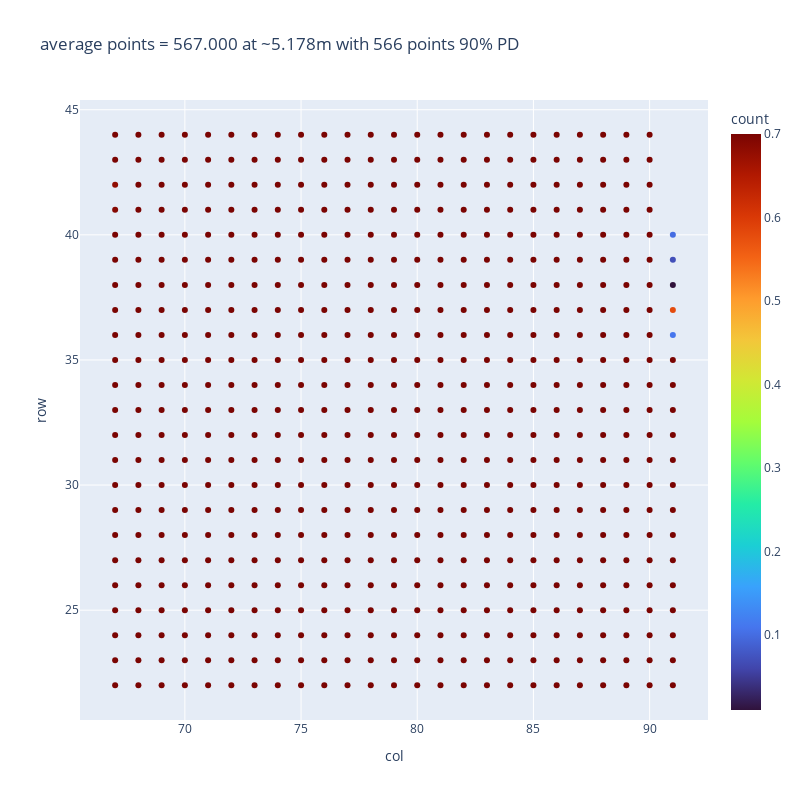

Source (notebook cell):
### Markdown cell above
RANGE ACCURACY / POINTS ON TARGET / PD 10% Target

### Code cell
pd_points = pd_calculation(sensor_viper)
range_readout = sensor_viper.df_all_frames_target['range'].mean()
range_accuracy= ((ground_truth - sensor_viper.df_all_frames_target['range'].mean())**2)**0.5
print('Range Accuracy:', range_accuracy)

### Figure 1 — Plotly figure (JSON) as saved in the notebook; plotly's stock layout.template omitted (floating-point values rounded to 4 significant figures; data arrays with more than 128 entries replaced by an {"elided": "..."} marker saying what was removed)
{"data": [{"hovertemplate": "col=%{x}<br>row=%{y}<br>count=%{marker.color}<extra></extra>", "legendgroup": "", "marker": {"color": {"elided": "571 float values"}, "coloraxis": "coloraxis", "symbol": "circle"}, "mode": "markers", "name": "", "orientation": "v", "showlegend": false, "type": "scatter", "x": {"elided": "571 int values"}, "xaxis": "x", "y": {"elided": "571 int values"}, "yaxis": "y"}], "layout": {"coloraxis": {"colorbar": {"title": {"text": "count"}}, "colorscale": [[0, "#30123b"], [0.07143, "#4145ab"], [0.1429, "#4675ed"], [0.2143, "#39a2fc"], [0.2857, "#1bcfd4"], [0.3571, "#24eca6"], [0.4286, "#61fc6c"], [0.5, "#a4fc3b"], [0.5714, "#d1e834"], [0.6429, "#f3c63a"], [0.7143, "#fe9b2d"], [0.7857, "#f36315"], [0.8571, "#d93806"], [0.9286, "#b11901"], [1, "#7a0402"]]}, "height": 800, "legend": {"tracegroupgap": 0}, "title": {"text": " average points = 567.000 at ~5.178m with 566 points 90% PD"}, "width": 800, "xaxis": {"anchor": "y", "domain": [0, 1], "title": {"text": "col"}}, "yaxis": {"anchor": "x", "domain": [0, 1], "title": {"text": "row"}}}}
